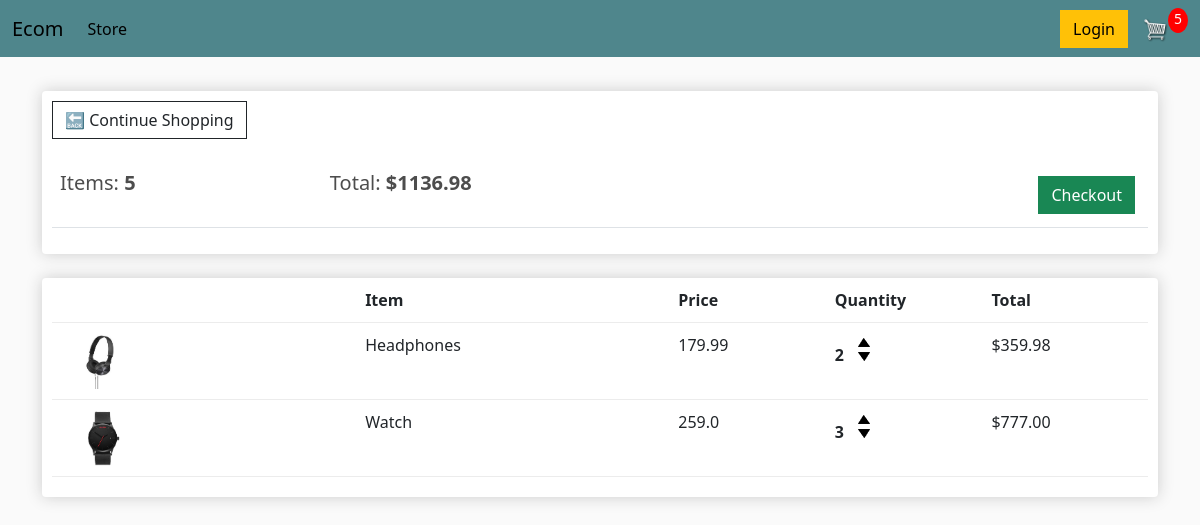
The app's page /cart/ (signed in), older data.
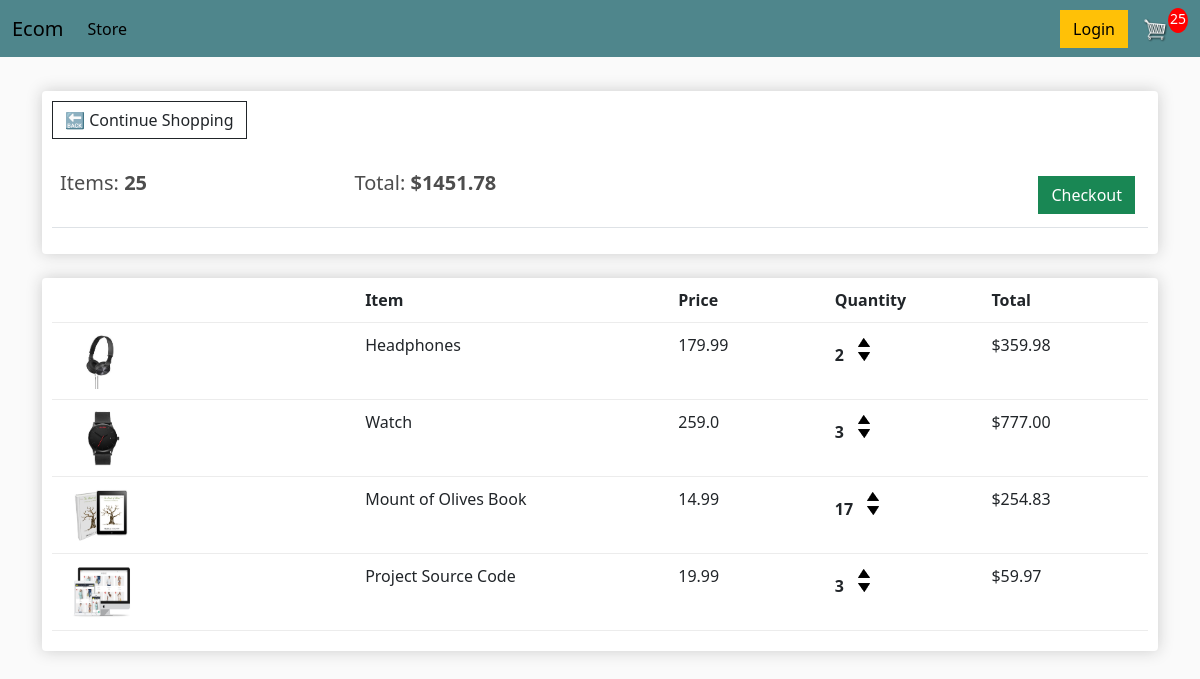
The same page, newer data.
### store/models.py (models this page shows, shortened)
class Order(models.Model):
    customer = models.ForeignKey(Customer, on_delete=models.SET_NULL, null= True , blank = True)
    date_ordered = models.DateTimeField(auto_now_add = True)
    complete = models.BooleanField(default=False)
    transaction_id = models.CharField(max_length=200, null=True)
    @property
    def order_total(self):
        items = self.orderitem_set.all()
        total = sum([item.item_total for item in items])
        return total
    @property
    def order_quantity(self):
        items = self.orderitem_set.all()
        total = sum([item.quantity for item in items])
        return total

class OrderItem(models.Model):
    product = models.ForeignKey(Product, on_delete= models.SET_NULL , null = True)
    order = models.ForeignKey(Order , on_delete=models.SET_NULL , null=True)
    quantity = models.IntegerField(default=0 , null = True,  blank = True)
    date_added = models.DateTimeField(auto_now_add=True)
    @property
    def item_total(self):
        return self.product.price * self.quantity

class Product(models.Model):
    name = models.CharField(max_length=200 )
    price = models.FloatField()
    digital = models.BooleanField(default=False , null= True , blank = True)
    image = models.ImageField(null= True, blank = True)
    @property
    def imgURL(self):
        try:
            url = self.image.url
        except:
            url = ''
        return url

### store/views.py (the view)
# urls.py: path('cart/', views.cart , name = "cart"),
def cart(request):
    data = cartData(request)
    cartItems = data['cart']
    orders = data['orders']
    items = data['items']
    context  = {'items': items , 'orders' : orders , 'cart': cartItems }
    return render(request, 'store/cart.html', context)

### store/utils.py (called while the page is built)
def cartData(request):
    if request.user.is_authenticated:
        customer = request.user.customer
        orders, created = Order.objects.get_or_create(customer = customer , complete = False)
        items = orders.orderitem_set.all()
        cartItems = orders.order_quantity
    else:
        cookieData =  cookieCart(request)
        cartItems = cookieData['cartItems']
        orders = cookieData['order']
        items = cookieData['items']
    return {'items': items , 'orders': orders , 'cart' : cartItems}

### store/templates/store/cart.html (shortened to what this page needs)
{% extends "store/main.html" %}
{% load static %}
{% block content %}
    <div class="row">
        <div class="col-lg-12">
            <div class="box-element">
            <a href="{% url "store" %}" class="btn btn-outline-dark"> 🔙 Continue Shopping </a>
            <br>
            <br>
            <table class="table">
                <tr>
                    <th>
                        <h5>Items: <strong>{{orders.order_quantity}}</strong></h5>
                    </th>
                    <th>
                        <h5>Total: <strong>${{orders.order_total|floatformat:2}}</strong></h5>
                    </th>
                    <th>
                        <a  style = "
                        float: right;
                        margin: 5px;
                        "
                        href="{% url "checkout" %}" class="btn btn-success"> Checkout</a>
                    </th>
                </tr>
            </table>
            </div>
            <br>
            <div class="box-element">
                <div class="cart-row">
					<div style="flex:2"></div>
					<div style="flex:2"><strong>Item</strong></div>
					<div style="flex:1"><strong>Price</strong></div>
					<div style="flex:1"><strong>Quantity</strong></div>
					<div style="flex:1"><strong>Total</strong></div>
				</div>
                {% for item in items %}
                <div class="cart-row">
					<div style="flex:2"><img class="row-image" src="{{item.product.imgURL}}"></div>
					<div style="flex:2"><p>{{item.product.name}}</p></div>
					<div style="flex:1"><p>{{item.product.price}}</p></div>
					<div style="flex:1">
						<p class="quantity">{{item.quantity}}</p>
						<div class="quantity">
							<img data-product = "{{item.product.id}}" data-action = "add" class="chg-quantity update-cart" src="{% static  'images/arrow-up.png' %}">
							<img data-product = "{{item.product.id}}"
                                data-action = "remove"
                            class="chg-quantity update-cart" src="{% static  'images/arrow-down.png' %}">
						</div>
					</div>
					<div style="flex:1"><p>${{item.item_total| floatformat:2}}</p></div>
                </div>
                {% endfor %}
            </div>
        </div>
    </div>
{% endblock %}

### store/templates/store/main.html (shortened to what this page needs)
<!DOCTYPE html>
{% load static %}
<html lang="en" >
<head>
    <link href="https://cdn.jsdelivr.net/npm/bootstrap@5.3.6/dist/css/bootstrap.min.css" rel="stylesheet">
    <link rel="stylesheet" href="{% static "css/main.css" %}">
</head>
<body>
    <nav class="navbar navbar-expand-lg bg-body-tertiary bg-dark">
        <div class="container-fluid">
          <a class="navbar-brand" href="{% url "store" %}">Ecom</a>
          <div class="collapse navbar-collapse" id="navbarSupportedContent">
            <ul class="navbar-nav me-auto mb-2 mb-lg-0">
              <li class="nav-item">
                <a class="nav-link active" aria-current="page" href="{% url 'store' %}">Store</a>
              </li>
            </ul>
            <a href="#" class="btn btn-warning"> Login</a>
            <a href="{% url "cart" %}">
                <img id ="cart-icon" src="{% static "images/image.png" %}">
            </a>
            <p id = "cart-total"> {{cart}} </p>
        </div>
        </div>
      </nav>
    <div class="container">
            <br>
            {% block content %}
            {% endblock %}
    </div>
</body>
</html>

### static/css/main.css (style rules this page uses)
body { background-color: hsl(0, 0%, 98%); }
h1, h2, h3, h4, h5, h6 { color: hsl(0, 0%, 30%); }
.box-element { box-shadow: hsl(0, 0%, 80%) 0 0 16px; background-color: #fff; border-radius: 4px; padding: 10px; }
.bg-dark { background-color: #4f868c !important; }
#cart-icon { width: 25px; display: inline-block; margin-left: 15px; }
#cart-total { display: block; text-align: center; color: #fff; background-color: red; width: 20px; height: 25px; border-radius: 50%; font-size: 14px; }
.col-lg-4, .col-lg-6, .col-lg-8, .col-lg-12 { margin-top: 10px; }
.btn { border-radius: 0; }
.row-image { width: 100px; }
.cart-row { display: flex; align-items: flex-stretch; padding-bottom: 10px; margin-bottom: 10px; border-bottom: 1px solid #ececec; }
.quantity { display: inline-block; font-weight: 700; padding-right: 10px; }
.chg-quantity { width: 12px; cursor: pointer; display: block; margin-top: 5px; transition: .1s; }

Row changes from the older to the newer data that the page shows:
computed for Order: order_quantity "5" → "25"; order_total "1136.98" → "1451.78"
added OrderItem: product.imgURL (picture), product.name "Mount of Olives Book", product.price "14.99", quantity "17", item_total "254.83"
added OrderItem: product.imgURL (picture), product.name "Project Source Code", product.price "19.99", quantity "3", item_total "59.97"
Text that changed along with them:
{{ cart }}: "5" → "25"
